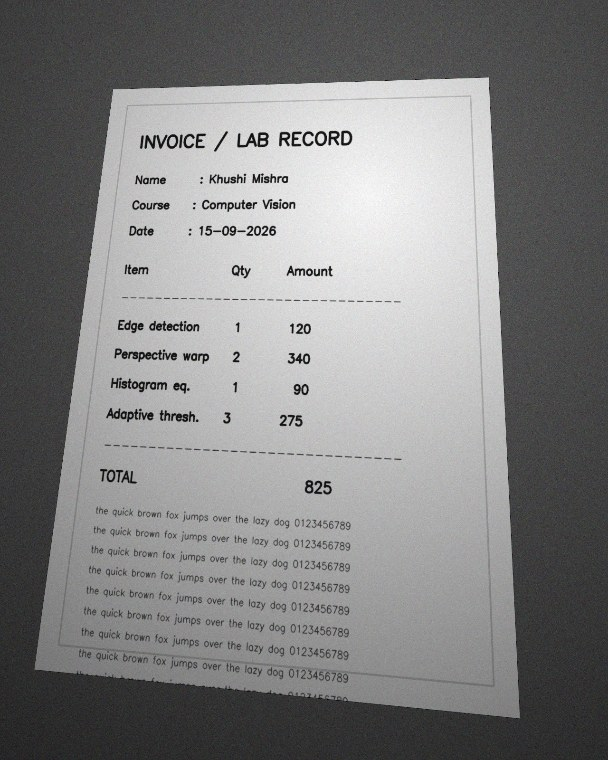
#> input picture input.jpg, 608 x 760 px; its folder holds only this picture in this run
$ python -i preprocess.py   (imports and definitions only)
#> lines starting #> are read from the running program, lines starting #| are printed output that depends on the picture
"""Stage 1 - Preprocessing.

Grayscale conversion, noise suppression and contrast normalisation.
Contrast normalisation is what makes corner detection survive bad lighting,
so both global histogram equalisation and CLAHE are implemented here.
"""

from __future__ import annotations

import cv2
import numpy as np


def to_grayscale(image: np.ndarray) -> np.ndarray:
    """Convert a BGR image to single-channel grayscale."""
    if image.ndim == 2:
        return image
    return cv2.cvtColor(image, cv2.COLOR_BGR2GRAY)


def denoise(gray: np.ndarray, method: str = "bilateral") -> np.ndarray:
    """Suppress sensor noise while keeping page edges intact.

    gaussian  - fast, blurs edges slightly
    median    - best against salt-and-pepper noise
    bilateral - edge preserving, default because we need the page border sharp
    """
    if method == "gaussian":
        return cv2.GaussianBlur(gray, (5, 5), 0)
    if method == "median":
        return cv2.medianBlur(gray, 5)
    if method == "bilateral":
        return cv2.bilateralFilter(gray, d=9, sigmaColor=75, sigmaSpace=75)
    raise ValueError(f"unknown denoise method: {method}")


def histogram_equalization(gray: np.ndarray) -> np.ndarray:
    """Global histogram equalisation.

    Redistributes intensities across the full 0-255 range using the
    cumulative distribution function. Boosts global contrast but amplifies
    noise in already-bright regions - see clahe() for the local variant.
    """
    return cv2.equalizeHist(gray)


def clahe(gray: np.ndarray, clip_limit: float = 2.5,
          tile_grid: tuple[int, int] = (8, 8)) -> np.ndarray:
    """Contrast Limited Adaptive Histogram Equalisation.

    Equalises each tile independently and clips the histogram before
    building the CDF, which prevents the noise amplification that plain
    equalizeHist produces on document photos with uneven lighting.
    """
    op = cv2.createCLAHE(clipLimit=clip_limit, tileGridSize=tile_grid)
    return op.apply(gray)


def normalize_illumination(gray: np.ndarray, kernel_size: int = 51) -> np.ndarray:
    """Remove the low-frequency lighting gradient (shadow / lamp falloff).

    A heavy median blur estimates the background illumination; dividing the
    original by that estimate flattens the page to uniform brightness.
    """
    if kernel_size % 2 == 0:
        kernel_size += 1
    background = cv2.medianBlur(gray, kernel_size)
    background = np.where(background == 0, 1, background).astype(np.float32)
    flat = (gray.astype(np.float32) / background) * 128.0
    return np.clip(flat, 0, 255).astype(np.uint8)


def preprocess(image: np.ndarray, contrast: str = "clahe",
               denoise_method: str = "bilateral") -> np.ndarray:
    """Full stage-1 chain: grayscale -> contrast -> denoise."""
    gray = to_grayscale(image)

    if contrast == "clahe":
        gray = clahe(gray)
    elif contrast == "hist":
        gray = histogram_equalization(gray)
    elif contrast == "none":
        pass
    else:
        raise ValueError(f"unknown contrast mode: {contrast}")

    return denoise(gray, denoise_method)

>>> import cv2
>>> picture = cv2.imread('input.jpg')
#> picture is the input picture: shape (760, 608, 3); mean B, G, R 129.2, 129.2, 129.2
>>> result = preprocess(picture)
#> in clahe, `return op.apply(gray)`:
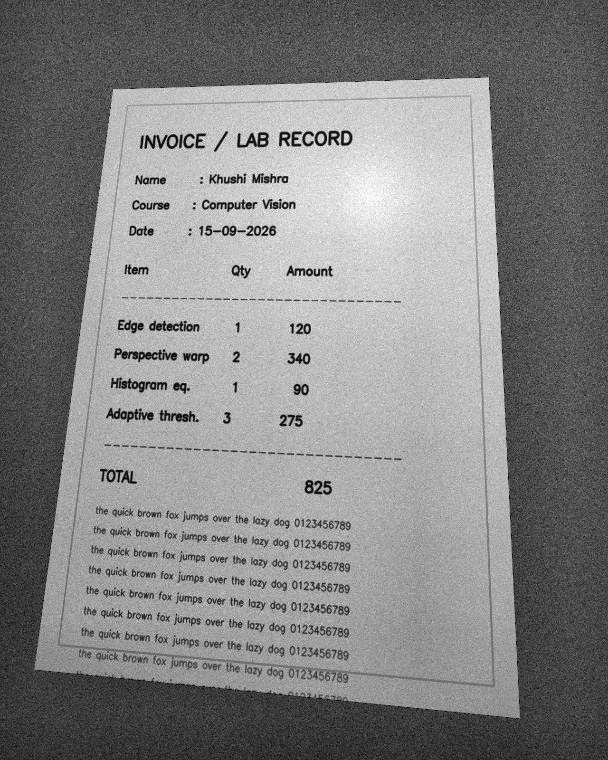
#> returned value: shape (760, 608); min 1, max 254, mean 130.7
